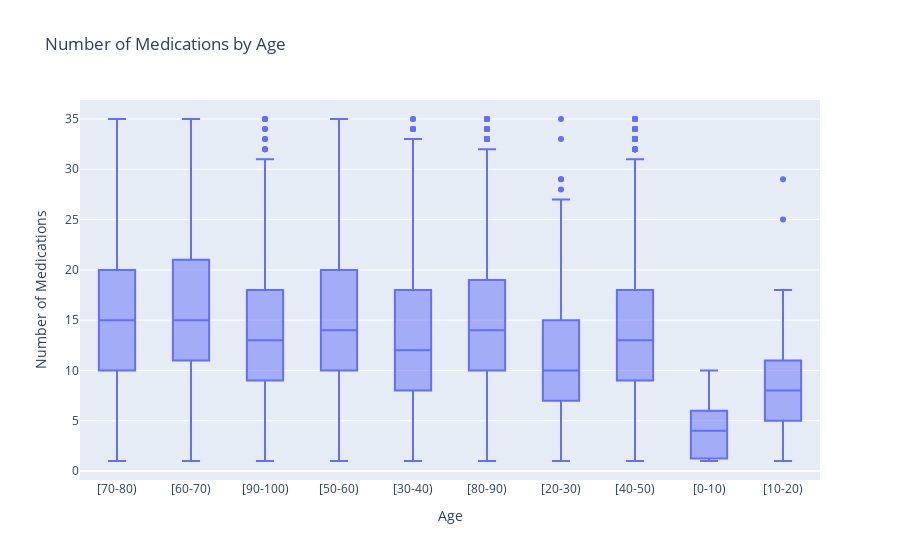

Notebook source saved alongside this figure:
### Markdown cell above
#### 2) Number of Medications by Age

### Code cell
fig = px.box(df, x='age', y='num_medications', title='Number of Medications by Age')
fig.update_layout(xaxis_title='Age', yaxis_title='Number of Medications')
fig.show()

### Figure 1 — Plotly figure (JSON) as saved in the notebook; plotly's stock layout.template omitted (floating-point values rounded to 4 significant figures; data arrays with more than 128 entries replaced by an {"elided": "..."} marker saying what was removed)
{"data": [{"alignmentgroup": "True", "hovertemplate": "age=%{x}<br>num_medications=%{y}<extra></extra>", "legendgroup": "", "marker": {"color": "#636efa"}, "name": "", "notched": false, "offsetgroup": "", "orientation": "v", "showlegend": false, "type": "box", "x": {"elided": "25817 str values"}, "x0": " ", "xaxis": "x", "y": {"elided": "25817 int values"}, "y0": " ", "yaxis": "y"}], "layout": {"boxmode": "group", "legend": {"tracegroupgap": 0}, "title": {"text": "Number of Medications by Age"}, "xaxis": {"anchor": "y", "domain": [0, 1], "title": {"text": "Age"}}, "yaxis": {"anchor": "x", "domain": [0, 1], "title": {"text": "Number of Medications"}}}}
